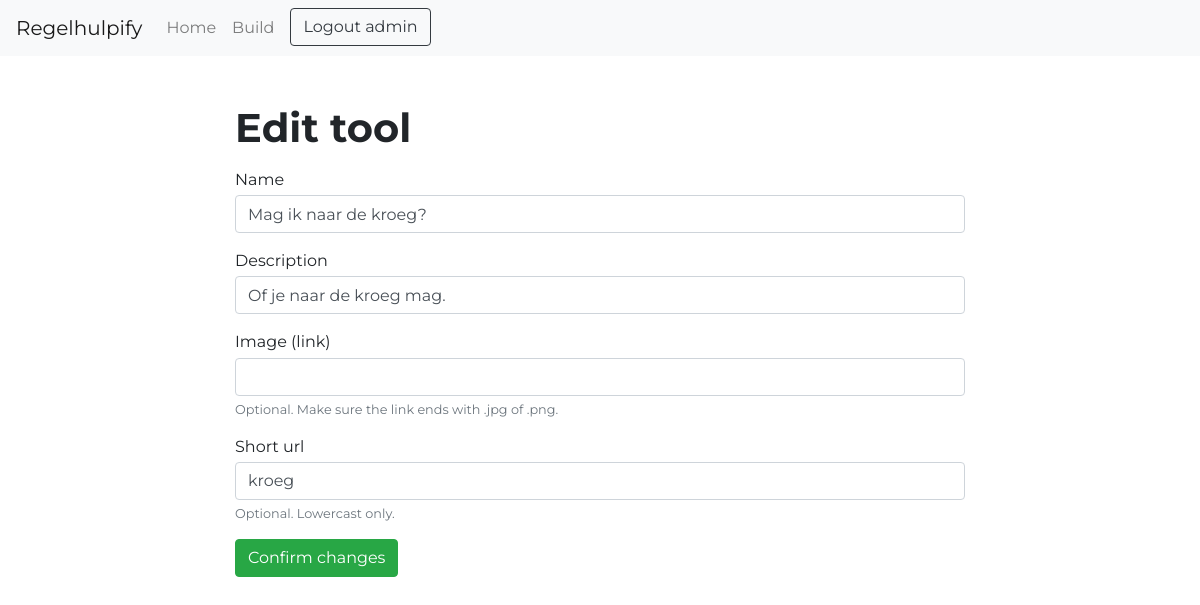
/builder/3/edit/ (signed in), run on the app's committed database.
### regelhulpify/models.py (models this page shows, shortened)
class Tool(models.Model):
    owner = models.ForeignKey(User, on_delete=models.SET_DEFAULT, default=1)
    name = models.CharField(max_length=128, unique=True)
    desc = models.CharField(max_length=1024)
    img = models.URLField(max_length=1024, null=True, blank=True)
    shorturl = models.SlugField(max_length=64, unique=True, null=True, blank=True, validators=[safe_url])

### regelhulpify/views.py (the view)
# urls.py: path("builder/<int:tool>/edit/", views.edittool, name="edittool"),
@login_required
def edittool(request, tool):
    t = get_object_or_404(Tool, id=tool)
    if t.owner != request.user:
        return HttpResponseForbidden('Not your tool.')
    if request.method == 'POST':
        form = ToolForm(request.POST, instance=t)
        if form.is_valid():
            form.save()
            return redirect('builder_tool', tool)
        else:
            context = {'form': form, 'tool': tool}
            return render(request, 'regelhulpify/edittool.html', context)
    else:
        form = ToolForm(instance=t)
        context = {'form': form, 'tool': tool}
        return render(request, 'regelhulpify/edittool.html', context)

### regelhulpify/forms.py
class ToolForm(ModelForm):
    class Meta:
        model = Tool
        fields = ['name', 'desc', 'img', 'shorturl', 'owner']
        widgets = {'owner': HiddenInput()}
        labels = {
            "name": "Name",
            "desc": "Description",
            "img": "Image (link)",
            "shorturl": "Short url",
        }
        help_texts = {
            'img': _('Optional. Make sure the link ends with .jpg of .png.'),
            'shorturl': _('Optional. Lowercast only.')
        }
    def __init__(self, *args, **kwargs):
        kwargs.setdefault('label_suffix', '')
        super(ToolForm, self).__init__(*args, **kwargs)
        for visible in self.visible_fields():
            visible.field.widget.attrs['class'] = 'form-control'

### regelhulpify/context_processors.py (called while the page is built)
def login_form(request):
    return {
        'login_form': AuthenticationForm()
    }

### regelhulpify/templates/regelhulpify/edittool.html
{% extends 'regelhulpify/base.html' %}
{% block content %}
  <h1>Edit tool</h1>
  <form action="{% url 'edittool' tool %}" method="post">
    {% include 'regelhulpify/form_snippet.html' %}
    <input type="submit" value="Confirm changes" class="btn btn-success">
  </form>
{% endblock %}

### regelhulpify/templates/regelhulpify/base.html (shortened to what this page needs)
{% load static %}
<html>
    <head>
        <link rel="stylesheet" href="{% static 'css/custom.css' %}">
    </head>
    <body>
        <nav class="navbar navbar-expand-lg navbar-light bg-light">
            <a class="navbar-brand" href="{% url 'home' %}">Regelhulpify</a>
            <div class="collapse navbar-collapse" id="navbarSupportedContent">
                <ul class="navbar-nav mr-auto">
                    <li class="nav-item">
                        <a class="nav-link" href="{% url 'home' %}">Home</a>
                    </li>
                    <li class="nav-item">
                    {% if user.is_authenticated %}
                        <a class="nav-link" href="{% url 'builder' %}">Build</a>
                    {% else %}
                        <a class="nav-link" href="{% url 'django_registration_register' %}">Register</a>
                    {% endif %}
                    </li>
                    <li class="nav-item dropdown order-1">
                        {% if user.is_authenticated %}
                    <a class="btn btn-outline-dark log-button" href="{% url 'logout' %}"> Logout {{ user.username }}</a>
                      {% endif %}
                  </li>
                </ul>
            </div>
        </nav>
        <div class="content container mt-5 pb-5">
            <div class="row">
                <div class="col-md-2"></div>
                <div class="col-md-8">
                    {% block content %}
                    {% endblock %}
                </div>
            </div>
        </div>
    </body>
</html>

### regelhulpify/templates/regelhulpify/form_snippet.html (shortened to what this page needs)
<div class="mt-3 mb-3 w-100">
    {% for field in form.visible_fields %}
    <div class="form-group">
        {{ field.label_tag }}
        {{ field }}
        {% if field.help_text or field.errors %}
            <small id="emailHelp" class="form-text">{{ field.errors }}<span class="text-muted">{{ field.help_text }}</span></small>
        {% endif %}
    </div>
    {% endfor %}
    </div>

### data on the page
Tool: visible_fields "Mag ik naar de kroeg?" "Of je naar de kroeg mag." "kroeg"

### other printed values
{{ user.username }} "admin"
{{ field.label_tag }} "Name" "Description" "Image (link)" "Short url"
{{ field.help_text }} "Optional. Make sure the link ends with .jpg of .png." "Optional. Lowercast only."
